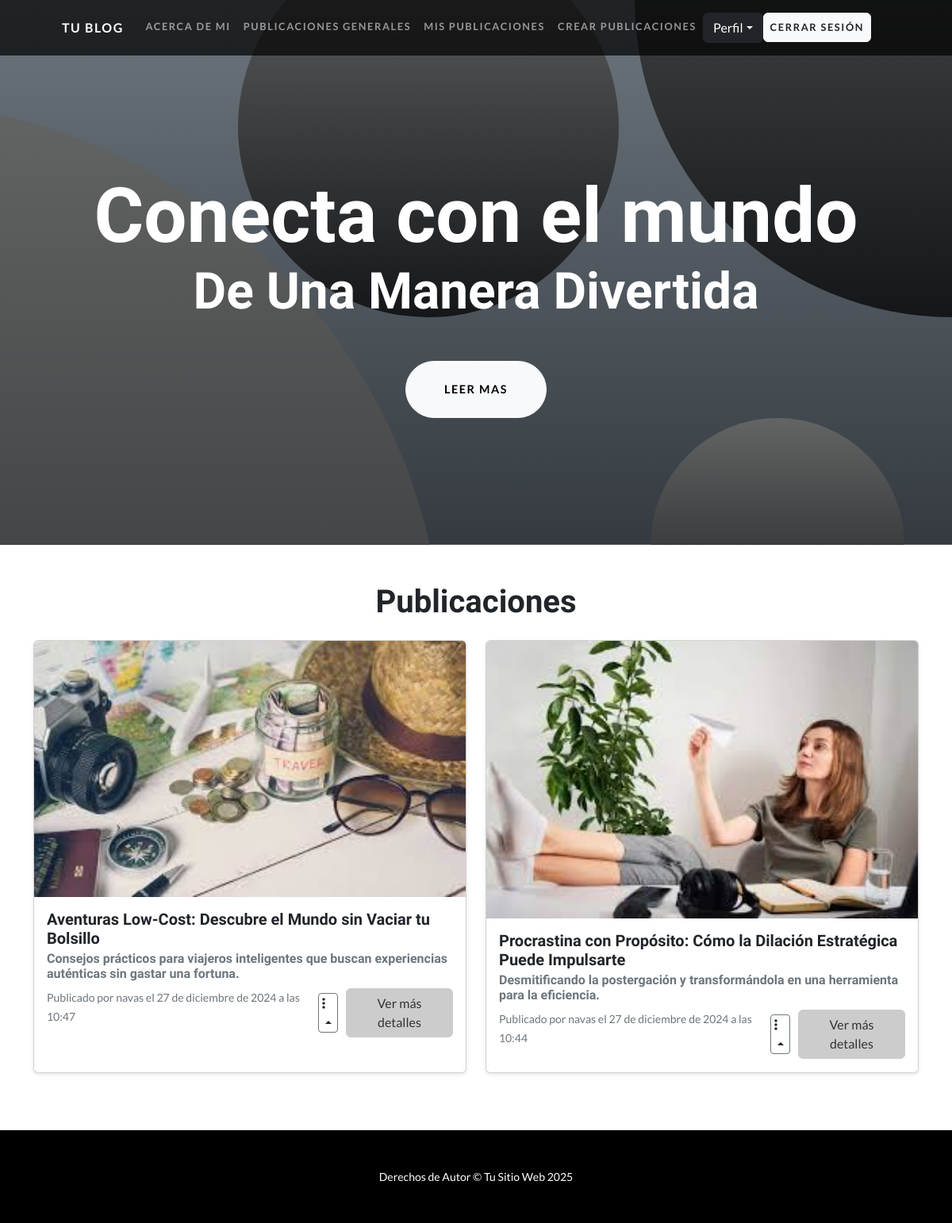
/mis-publicaciones/ (signed in), run on the app's committed database.
### app_web/models.py (models this page shows, shortened)
class Publicacion(models.Model):
    titulo = models.CharField(max_length=200)
    subtitulo = models.CharField(max_length=200, blank=True, null=True) #opcional
    contenido = models.TextField()
    autor = models.ForeignKey(User, on_delete=models.CASCADE) # Relación con el autor (usuario)
    fecha_publicacion = models.DateTimeField(auto_now_add=True)
    imagen_portada = models.ImageField(upload_to='blog/portadas/', blank=True, null=True)
    class Meta:
        ordering = ['-fecha_publicacion']

### app_web/views.py (the view)
# urls.py: path('mis-publicaciones/', mis_publicaciones, name="mis-publicaciones"),
@login_required
def mis_publicaciones(request):
    if request.user.is_authenticated:
        publicaciones = Publicacion.objects.filter(autor=request.user)
        return render(request, 'app_web/mis_publicaciones.html', {'publicaciones': publicaciones})
    else:
        return render(request, 'app_web/mis_publicaciones.html', {'mensaje': 'Debes iniciar sesión para ver tus publicaciones.'})

### app_web/templates/app_web/mis_publicaciones.html (shortened to what this page needs)
{% extends 'app_web/base.html' %}
{% load static %}
{% block contenido %}
  <div class="container py-5">
    <h1 class="text-center mb-4">Publicaciones</h1>
    <div class="row justify-content-center">
      {% if publicaciones %}
        {% for publicacion in publicaciones %}
          <div class="col-md-8 col-lg-6 mb-4">
            <div class="card h-100">
              {% if publicacion.imagen_portada %}
                <img src="{{ publicacion.imagen_portada.url }}" class="card-img-top" alt="{{ publicacion.titulo }}" />
              {% endif %}
              <div class="card-body d-flex flex-column">
                <h5 class="card-title">{{ publicacion.titulo }}</h5>
                <h6 class="card-subtitle mb-2 text-muted">{{ publicacion.subtitulo }}</h6>
                <div class="d-flex justify-content-between align-items-center">
                  <p class="card-text">
                    <small class="text-muted">Publicado por {{ publicacion.autor }} el {{ publicacion.fecha_publicacion }}</small>
                  </p>
                  {% if publicacion.autor == request.user %}
                    <div class="dropup">
                      <button class="btn btn-sm btn-outline-secondary dropdown-toggle py-0 px-1" type="button" id="dropdownMenuButton{{ publicacion.id }}" data-bs-toggle="dropdown" aria-expanded="false" style="all: unset; border: 1px solid #6c757d; border-radius: 4px;"><i class="fas fa-ellipsis-v"></i></button>
                    </div>
                  {% endif %}
                  <a href="{% url 'detalle-publicacion' publicacion.id %}" method="POST" class="btn btn-ver-mas-detalles">Ver más detalles</a>
                </div>
              </div>
            </div>
          </div>
        {% endfor %}
      {% else %}
        <div class="col-12 text-center">
          <p>No hay publicaciones disponibles.</p>
        </div>
      {% endif %}
    </div>
  </div>
{% endblock %}

### app_web/templates/app_web/mis_publicaciones.html (style rules this page uses)
.card { box-shadow: 0 2px 4px rgba(0, 0, 0, 0.1); transition: transform 0.2s ease-in-out, box-shadow 0.2s ease-in-out; position: relative; }
.btn-ver-mas-detalles { margin-left: 10px; background-color: #cccccc; color: #333333; border-color: #cccccc; }
.card-img-top { max-height: 350px; }

### data on the page
Publicacion: imagen_portada (picture), titulo "Aventuras Low-Cost: Descubre el Mundo sin Vaciar tu Bolsillo", subtitulo "Consejos prácticos para viajeros inteligentes que buscan experiencias auténticas sin gastar una fortuna.", autor "navas", fecha_publicacion "27 de diciembre de 2024 a las 10:47"
Publicacion: imagen_portada (picture), titulo "Procrastina con Propósito: Cómo la Dilación Estratégica Puede Impulsarte", subtitulo "Desmitificando la postergación y transformándola en una herramienta para la eficiencia.", autor "navas", fecha_publicacion "27 de diciembre de 2024 a las 10:44"
